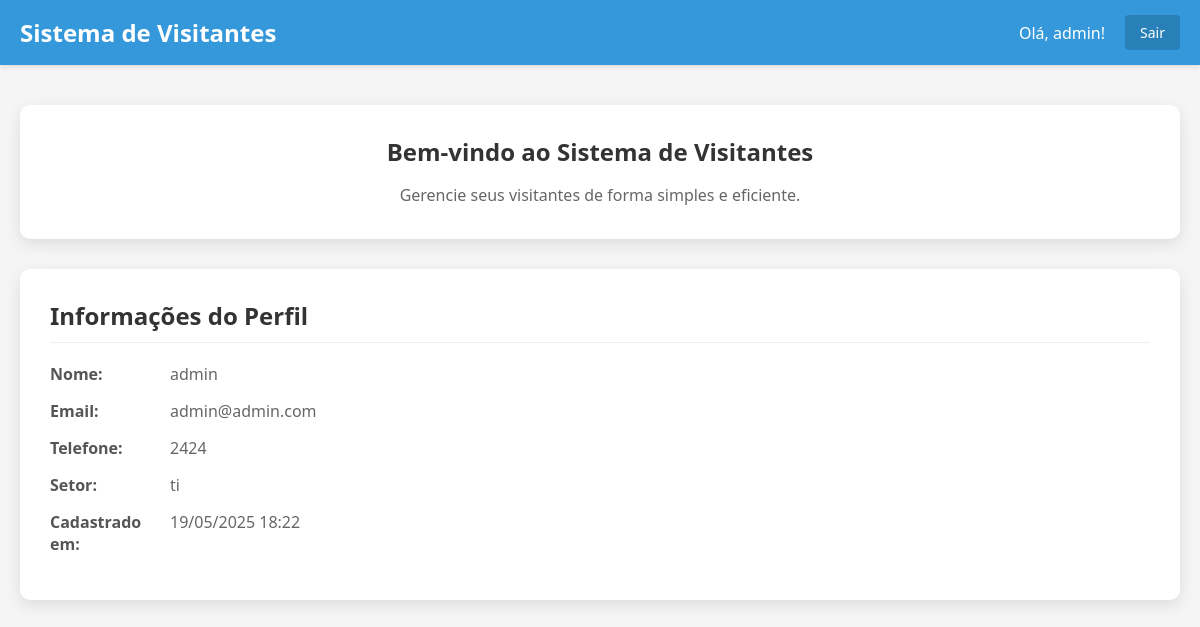
The app's page /visitante.php (signed in) with its own data.
### tables this page shows
CREATE TABLE `usuarios` (
  `id` int(11) NOT NULL AUTO_INCREMENT,
  `nome` varchar(100) NOT NULL,
  `email` varchar(100) NOT NULL,
  `senha` varchar(255) NOT NULL,
  `fone` varchar(20) DEFAULT NULL,
  `setor` varchar(50) DEFAULT NULL,
  `data_cadastro` timestamp NOT NULL DEFAULT CURRENT_TIMESTAMP,
  PRIMARY KEY (`id`),
  UNIQUE KEY `email` (`email`)
);

### visitante.php (the view, shortened to what this page needs)
<?php
require_once 'config.php';
$usuario_id = $_SESSION['usuario_id'];
$query = "SELECT * FROM usuarios WHERE id = '$usuario_id'";
$resultado = mysqli_query($conexao, $query);
$usuario = mysqli_fetch_assoc($resultado);
?>
<!DOCTYPE html>
<html lang="pt-BR">
<head>
    <link rel="stylesheet" href="https://cdnjs.cloudflare.com/ajax/libs/font-awesome/5.15.4/css/all.min.css">
</head>
<body>
    <div class="navbar">
        <h1>Sistema de Visitantes</h1>
        <div class="user-info">
            <div class="user-name">Olá, <?php echo htmlspecialchars($usuario['nome']); ?>!</div>
            <a href="logout.php" class="logout-btn">Sair</a>
        </div>
    </div>
    <div class="container">
        <div class="welcome-card">
            <h2>Bem-vindo ao Sistema de Visitantes</h2>
            <p>Gerencie seus visitantes de forma simples e eficiente.</p>
        </div>
        <div class="profile-info">
            <h2>Informações do Perfil</h2>
            <div class="profile-detail">
                <strong>Nome:</strong>
                <span><?php echo htmlspecialchars($usuario['nome']); ?></span>
            </div>
            <div class="profile-detail">
                <strong>Email:</strong>
                <span><?php echo htmlspecialchars($usuario['email']); ?></span>
            </div>
            <div class="profile-detail">
                <strong>Telefone:</strong>
                <span><?php echo htmlspecialchars($usuario['fone']) ?: 'Não informado'; ?></span>
            </div>
            <div class="profile-detail">
                <strong>Setor:</strong>
                <span><?php echo htmlspecialchars($usuario['setor']) ?: 'Não informado'; ?></span>
            </div>
            <div class="profile-detail">
                <strong>Cadastrado em:</strong>
                <span><?php echo date('d/m/Y H:i', strtotime($usuario['data_cadastro'])); ?></span>
            </div>
        </div>
    </div>
</body>
</html>

### visitante.php (style rules this page uses)
* { margin: 0; padding: 0; box-sizing: border-box; font-family: 'Segoe UI', Tahoma, Geneva, Verdana, sans-serif; }
body { background-color: #f5f5f5; min-height: 100vh; }
.navbar { background-color: #3498db; color: white; padding: 15px 20px; display: flex; justify-content: space-between; align-items: center; box-shadow: 0 2px 5px rgba(0, 0, 0, 0.1); }
.navbar h1 { font-size: 1.5rem; font-weight: 600; }
.navbar .user-info { display: flex; align-items: center; }
.navbar .user-name { margin-right: 20px; }
.navbar .logout-btn { background-color: #2980b9; color: white; border: none; padding: 8px 15px; border-radius: 4px; cursor: pointer; transition: background-color 0.3s; text-decoration: none; font-size: 14px; }
.container { max-width: 1200px; margin: 20px auto; padding: 20px; }
.welcome-card { background-color: white; border-radius: 10px; box-shadow: 0 5px 15px rgba(0, 0, 0, 0.1); padding: 30px; margin-bottom: 30px; text-align: center; }
.welcome-card h2 { color: #333; margin-bottom: 15px; }
.welcome-card p { color: #666; line-height: 1.6; }
.profile-info { background-color: white; border-radius: 10px; box-shadow: 0 5px 15px rgba(0, 0, 0, 0.1); padding: 30px; margin-top: 30px; }
.profile-info h2 { color: #333; margin-bottom: 20px; border-bottom: 1px solid #eee; padding-bottom: 10px; }
.profile-detail { display: flex; margin-bottom: 15px; }
.profile-detail strong { width: 120px; color: #555; }
.profile-detail span { color: #666; }

### records on screen
usuarios: nome "admin", email "admin@admin.com", fone "2424", setor "ti", data_cadastro "19/05/2025 18:22"
